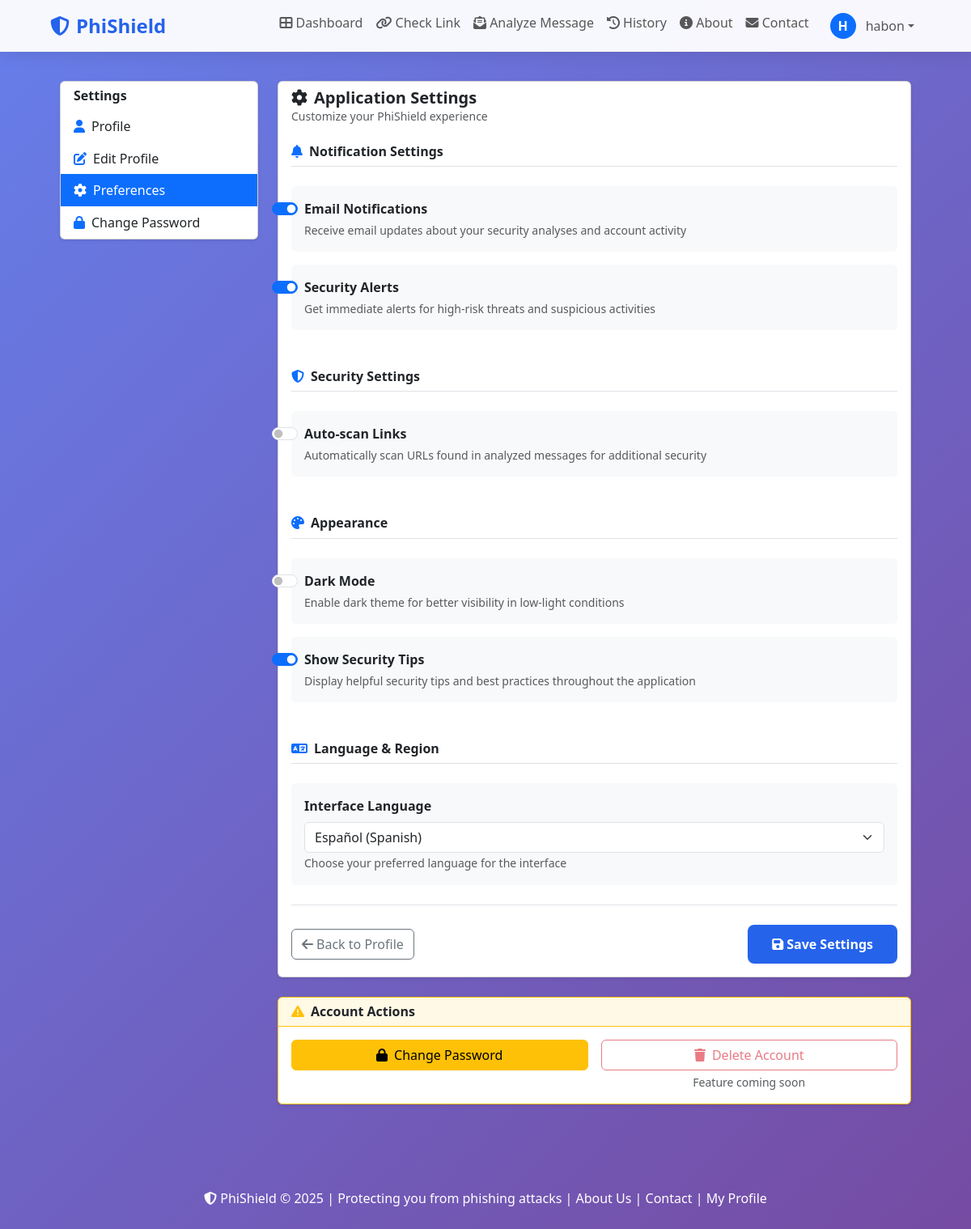
Page /settings/ (signed in) on the committed database.
### phishield/models.py (models this page shows, shortened)
class UserProfile(models.Model):
    ROLE_CHOICES = [
        ('employee', 'Employee'),
        ('manager', 'Manager'),
        ('admin', 'Administrator'),
        ('security_analyst', 'Security Analyst'),
    ]
    user = models.OneToOneField(User, on_delete=models.CASCADE, related_name='profile')
    bio = models.TextField(max_length=500, blank=True, null=True)
    phone = models.CharField(max_length=20, blank=True, null=True)
    location = models.CharField(max_length=100, blank=True, null=True)
    company = models.CharField(max_length=100, blank=True, null=True)
    role = models.CharField(max_length=20, choices=ROLE_CHOICES, default='employee')
    total_checks = models.IntegerField(default=0)
    threats_detected = models.IntegerField(default=0)
    date_joined = models.DateTimeField(auto_now_add=True)
    last_active = models.DateTimeField(auto_now=True)
    email_verified = models.BooleanField(default=True)
    profile_picture = models.ImageField(upload_to='profile_pics/', blank=True, null=True)
    receive_email_notifications = models.BooleanField(default=True)
    receive_security_alerts = models.BooleanField(default=True)
    dark_mode_enabled = models.BooleanField(default=False)
    auto_scan_links = models.BooleanField(default=False)
    show_tips = models.BooleanField(default=True)
    language = models.CharField(max_length=10, default='en', choices=[('en', 'English'), ('es', 'Spanish')])

### phishield/views.py (the view, shortened to what this page needs)
# urls.py: path("settings/", views.settings_page, name="settings"),
@login_required
def settings_page(request):
    profile = request.user.profile
    context = {
        'profile': profile,
    }
    return render(request, "phishield/settings.html", context)

### phishield/templates/phishield/settings.html (shortened to what this page needs)
{% extends "phishield/base.html" %}
{% block content %}
<div class="container-fluid py-4">
    <div class="row">
        <div class="col-lg-3 col-md-4 mb-4">
            <div class="card shadow-sm">
                <div class="card-header bg-transparent border-bottom-0">
                    <h6 class="mb-0 text-dark fw-bold">Settings</h6>
                </div>
                <div class="list-group list-group-flush rounded">
                    <a href="{% url 'phishield:profile' %}" class="list-group-item list-group-item-action border-0">
                        <i class="fas fa-user me-2 text-primary"></i>Profile
                    </a>
                    <a href="{% url 'phishield:edit_profile' %}" class="list-group-item list-group-item-action border-0">
                        <i class="fas fa-edit me-2 text-primary"></i>Edit Profile
                    </a>
                    <a href="{% url 'phishield:settings' %}" class="list-group-item list-group-item-action border-0 active">
                        <i class="fas fa-cog me-2 text-white"></i>Preferences
                    </a>
                    <a href="{% url 'phishield:change_password' %}" class="list-group-item list-group-item-action border-0">
                        <i class="fas fa-lock me-2 text-primary"></i>Change Password
                    </a>
                </div>
            </div>
        </div>
        <div class="col-lg-9 col-md-8">
            <div class="card shadow-sm">
                <div class="card-header bg-transparent border-bottom-0">
                    <h5 class="mb-0 text-dark fw-bold"><i class="fas fa-cog me-2"></i>Application Settings</h5>
                    <p class="text-muted mb-0 small">Customize your PhiShield experience</p>
                </div>
                <div class="card-body">
                    <form method="POST">
                        <div class="mb-5">
                            <h6 class="border-bottom pb-2 mb-4 text-dark fw-bold">
                                <i class="fas fa-bell me-2 text-primary"></i>Notification Settings
                            </h6>
                            <div class="form-check form-switch mb-3 p-3 bg-light rounded">
                                <input class="form-check-input" type="checkbox" name="receive_email_notifications"
                                       id="receive_email_notifications" {% if profile.receive_email_notifications %}checked{% endif %}>
                                <label class="form-check-label fw-bold" for="receive_email_notifications">
                                    Email Notifications
                                </label>
                                <small class="form-text text-muted d-block mt-1">Receive email updates about your security analyses and account activity</small>
                            </div>
                            <div class="form-check form-switch mb-3 p-3 bg-light rounded">
                                <input class="form-check-input" type="checkbox" name="receive_security_alerts"
                                       id="receive_security_alerts" {% if profile.receive_security_alerts %}checked{% endif %}>
                                <label class="form-check-label fw-bold" for="receive_security_alerts">
                                    Security Alerts
                                </label>
                                <small class="form-text text-muted d-block mt-1">Get immediate alerts for high-risk threats and suspicious activities</small>
                            </div>
                        </div>
                        <div class="mb-5">
                            <h6 class="border-bottom pb-2 mb-4 text-dark fw-bold">
                                <i class="fas fa-shield-alt me-2 text-primary"></i>Security Settings
                            </h6>
                            <div class="form-check form-switch mb-3 p-3 bg-light rounded">
                                <input class="form-check-input" type="checkbox" name="auto_scan_links"
                                       id="auto_scan_links" {% if profile.auto_scan_links %}checked{% endif %}>
                                <label class="form-check-label fw-bold" for="auto_scan_links">
                                    Auto-scan Links
                                </label>
                                <small class="form-text text-muted d-block mt-1">Automatically scan URLs found in analyzed messages for additional security</small>
                            </div>
                        </div>
                        <div class="mb-5">
                            <h6 class="border-bottom pb-2 mb-4 text-dark fw-bold">
                                <i class="fas fa-palette me-2 text-primary"></i>Appearance
                            </h6>
                            <div class="form-check form-switch mb-3 p-3 bg-light rounded">
                                <input class="form-check-input" type="checkbox" name="dark_mode_enabled"
                                       id="dark_mode_enabled" {% if profile.dark_mode_enabled %}checked{% endif %}>
                                <label class="form-check-label fw-bold" for="dark_mode_enabled">
                                    Dark Mode
                                </label>
                                <small class="form-text text-muted d-block mt-1">Enable dark theme for better visibility in low-light conditions</small>
                            </div>
                            <div class="form-check form-switch mb-3 p-3 bg-light rounded">
                                <input class="form-check-input" type="checkbox" name="show_tips"
                                       id="show_tips" {% if profile.show_tips %}checked{% endif %}>
                                <label class="form-check-label fw-bold" for="show_tips">
                                    Show Security Tips
                                </label>
                                <small class="form-text text-muted d-block mt-1">Display helpful security tips and best practices throughout the application</small>
                            </div>
                        </div>
                        <div class="mb-4">
                            <h6 class="border-bottom pb-2 mb-4 text-dark fw-bold">
                                <i class="fas fa-language me-2 text-primary"></i>Language & Region
                            </h6>
                            <div class="p-3 bg-light rounded">
                                <label for="language" class="form-label fw-bold">Interface Language</label>
                                <select class="form-select" name="language" id="language">
                                    <option value="es" {% if profile.language == 'es' %}selected{% endif %}>Español (Spanish)</option>
                                </select>
                                <small class="form-text text-muted">Choose your preferred language for the interface</small>
                            </div>
                        </div>
                        <div class="d-flex justify-content-between align-items-center pt-4 border-top">
                            <a href="{% url 'phishield:profile' %}" class="btn btn-outline-secondary">
                                <i class="fas fa-arrow-left me-1"></i>Back to Profile
                            </a>
                            <button type="submit" class="btn btn-primary">
                                <i class="fas fa-save me-1"></i>Save Settings
                            </button>
                        </div>
                    </form>
                </div>
            </div>
            <div class="card shadow-sm mt-4 border-warning">
                <div class="card-header bg-warning bg-opacity-10 border-warning">
                    <h6 class="mb-0 text-dark fw-bold"><i class="fas fa-exclamation-triangle me-2 text-warning"></i>Account Actions</h6>
                </div>
                <div class="card-body">
                    <div class="row g-3">
                        <div class="col-md-6">
                            <a href="{% url 'phishield:change_password' %}" class="btn btn-warning w-100">
                                <i class="fas fa-lock me-2"></i>Change Password
                            </a>
                        </div>
                        <div class="col-md-6">
                            <button type="button" class="btn btn-outline-danger w-100" disabled>
                                <i class="fas fa-trash me-2"></i>Delete Account
                            </button>
                            <small class="text-muted d-block mt-1 text-center">Feature coming soon</small>
                        </div>
                    </div>
                </div>
            </div>
        </div>
    </div>
</div>
{% endblock %}

### phishield/templates/phishield/base.html (shortened to what this page needs)
<!DOCTYPE html>
<html lang="en">
<head>
    <link href="https://cdn.jsdelivr.net/npm/bootstrap@5.3.0/dist/css/bootstrap.min.css" rel="stylesheet">
    <link rel="stylesheet" href="https://cdnjs.cloudflare.com/ajax/libs/font-awesome/6.4.0/css/all.min.css">
</head>
<body>
    <nav class="navbar navbar-expand-lg fixed-top">
        <div class="container">
            <a class="navbar-brand" href="{% url 'phishield:index' %}">
                <i class="fas fa-shield-alt"></i>PhiShield
            </a>
            <div class="collapse navbar-collapse" id="navbarNav">
                <ul class="navbar-nav ms-auto">
                    {% if user.is_authenticated %}
                        <li class="nav-item">
                            <a class="nav-link" href="{% url 'phishield:dashboard' %}">
                                <i class="fas fa-th-large"></i> Dashboard
                            </a>
                        </li>
                        <li class="nav-item">
                            <a class="nav-link" href="{% url 'phishield:check_link' %}">
                                <i class="fas fa-link"></i> Check Link
                            </a>
                        </li>
                        <li class="nav-item">
                            <a class="nav-link" href="{% url 'phishield:analyze_message' %}">
                                <i class="fas fa-envelope-open-text"></i> Analyze Message
                            </a>
                        </li>
                        <li class="nav-item">
                            <a class="nav-link" href="{% url 'phishield:history' %}">
                                <i class="fas fa-history"></i> History
                            </a>
                        </li>
                        <li class="nav-item">
                            <a class="nav-link" href="{% url 'phishield:about_us' %}">
                                <i class="fas fa-info-circle"></i> About
                            </a>
                        </li>
                        <li class="nav-item">
                            <a class="nav-link" href="{% url 'phishield:contact' %}">
                                <i class="fas fa-envelope"></i> Contact
                            </a>
                        </li>
                        <li class="nav-item dropdown user-dropdown">
                            <a class="nav-link dropdown-toggle d-flex align-items-center" href="#" id="userDropdown" role="button" data-bs-toggle="dropdown" aria-expanded="false">
                                {% if user.profile.profile_picture %}
                                    <img src="{{ user.profile.profile_picture.url }}" alt="Profile" class="user-avatar">
                                {% else %}
                                    <div class="user-avatar bg-primary d-flex align-items-center justify-content-center text-white fw-bold">
                                        {{ user.username|first|upper }}
                                    </div>
                                {% endif %}
                                <span class="ms-1">{{ user.username }}</span>
                            </a>
                        </li>
                    {% endif %}
                </ul>
            </div>
        </div>
    </nav>
    <div class="container">
        {% block content %}{% endblock %}
    </div>
    <footer>
        <p>
            <i class="fas fa-shield-alt"></i> PhiShield &copy; 2025 |
            Protecting you from phishing attacks |
            <a href="{% url 'phishield:about_us' %}" class="text-white text-decoration-none">About Us</a> |
            <a href="{% url 'phishield:contact' %}" class="text-white text-decoration-none">Contact</a>
            {% if user.is_authenticated %}
                | <a href="{% url 'phishield:profile' %}" class="text-white text-decoration-none">My Profile</a>
            {% endif %}
        </p>
    </footer>
</body>
</html>

### phishield/templates/phishield/base.html (style rules this page uses)
:root { --primary-color: #2563eb; --danger-color: #dc2626; --warning-color: #f59e0b; --success-color: #10b981; }
body { padding-top: 76px; background: linear-gradient(135deg, #667eea 0%, #764ba2 100%); min-height: 100vh; font-family: 'Segoe UI', Tahoma, Geneva, Verdana, sans-serif; }
.navbar { background: rgba(255, 255, 255, 0.95) !important; backdrop-filter: blur(10px); box-shadow: 0 2px 20px rgba(0,0,0,0.1); }
.navbar-brand { font-weight: 700; font-size: 1.5rem; color: var(--primary-color) !important; }
.navbar-brand i { margin-right: 8px; }
.container { max-width: 1100px; }
.btn-primary { background: var(--primary-color); border: none; padding: 12px 30px; font-weight: 600; border-radius: 8px; }
footer { text-align: center; padding: 30px; color: white; margin-top: 50px; }
.user-dropdown { margin-left: 10px; }
.user-avatar { width: 32px; height: 32px; border-radius: 50%; object-fit: cover; margin-right: 8px; }

### rows in the picture
UserProfile: receive_email_notifications "☑", receive_security_alerts "☑", show_tips "☑", language "Español (Spanish)"

### other values in the picture
{{ user.username|first|upper }} "H"
{{ user.username }} "habon"
